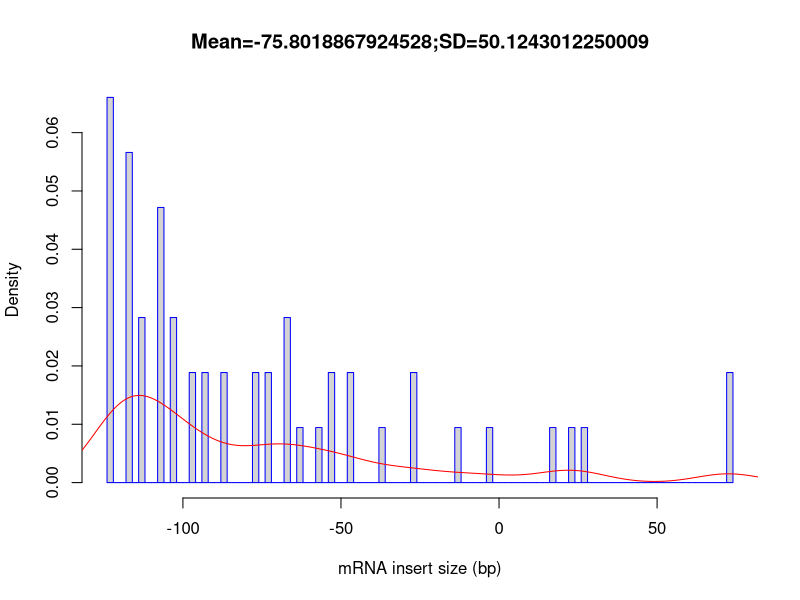

Here is the R script that generated this plot:
out_file = 'Atha_Ler-0_sl_FLT_0.18G_Rep1'
pdf('Atha_Ler-0_sl_FLT_0.18G_Rep1.inner_distance_plot.pdf')
fragsize=rep(c(-147.5,-142.5,-137.5,-132.5,-127.5,-122.5,-117.5,-112.5,-107.5,-102.5,-97.5,-92.5,-87.5,-82.5,-77.5,-72.5,-67.5,-62.5,-57.5,-52.5,-47.5,-42.5,-37.5,-32.5,-27.5,-22.5,-17.5,-12.5,-7.5,-2.5,2.5,7.5,12.5,17.5,22.5,27.5,32.5,37.5,42.5,47.5,52.5,57.5,62.5,67.5,72.5,77.5,82.5,87.5,92.5,97.5,102.5,107.5,112.5,117.5,122.5,127.5,132.5,137.5,142.5,147.5,152.5,157.5,162.5,167.5,172.5,177.5,182.5,187.5,192.5,197.5,202.5,207.5,212.5,217.5,222.5,227.5,232.5,237.5,242.5,247.5,252.5,257.5,262.5,267.5,272.5,277.5,282.5,287.5,292.5,297.5,302.5,307.5,312.5,317.5,322.5,327.5,332.5,337.5,342.5,347.5),times=c(0,0,0,0,0,7,6,3,5,3,2,2,2,0,2,2,3,1,1,2,2,0,1,0,2,0,0,1,0,1,0,0,0,1,1,1,0,0,0,0,0,0,0,0,2,0,0,0,0,0,0,0,0,0,0,0,0,0,0,0,0,0,0,0,0,0,0,0,0,0,0,0,0,0,0,0,0,0,0,0,0,0,0,0,0,0,0,0,0,0,0,0,0,0,0,0,0,0,0,0))
frag_sd = sd(fragsize)
frag_mean = mean(fragsize)
frag_median = median(fragsize)
write(x=c("Name","Mean","Median","sd"), sep="	", file=stdout(),ncolumns=4)
write(c(out_file,frag_mean,frag_median,frag_sd),sep="	", file=stdout(),ncolumns=4)
hist(fragsize,probability=T,breaks=100,xlab="mRNA insert size (bp)",main=paste(c("Mean=",frag_mean,";","SD=",frag_sd),collapse=""),border="blue")
lines(density(fragsize,bw=10),col='red')
dev.off()
